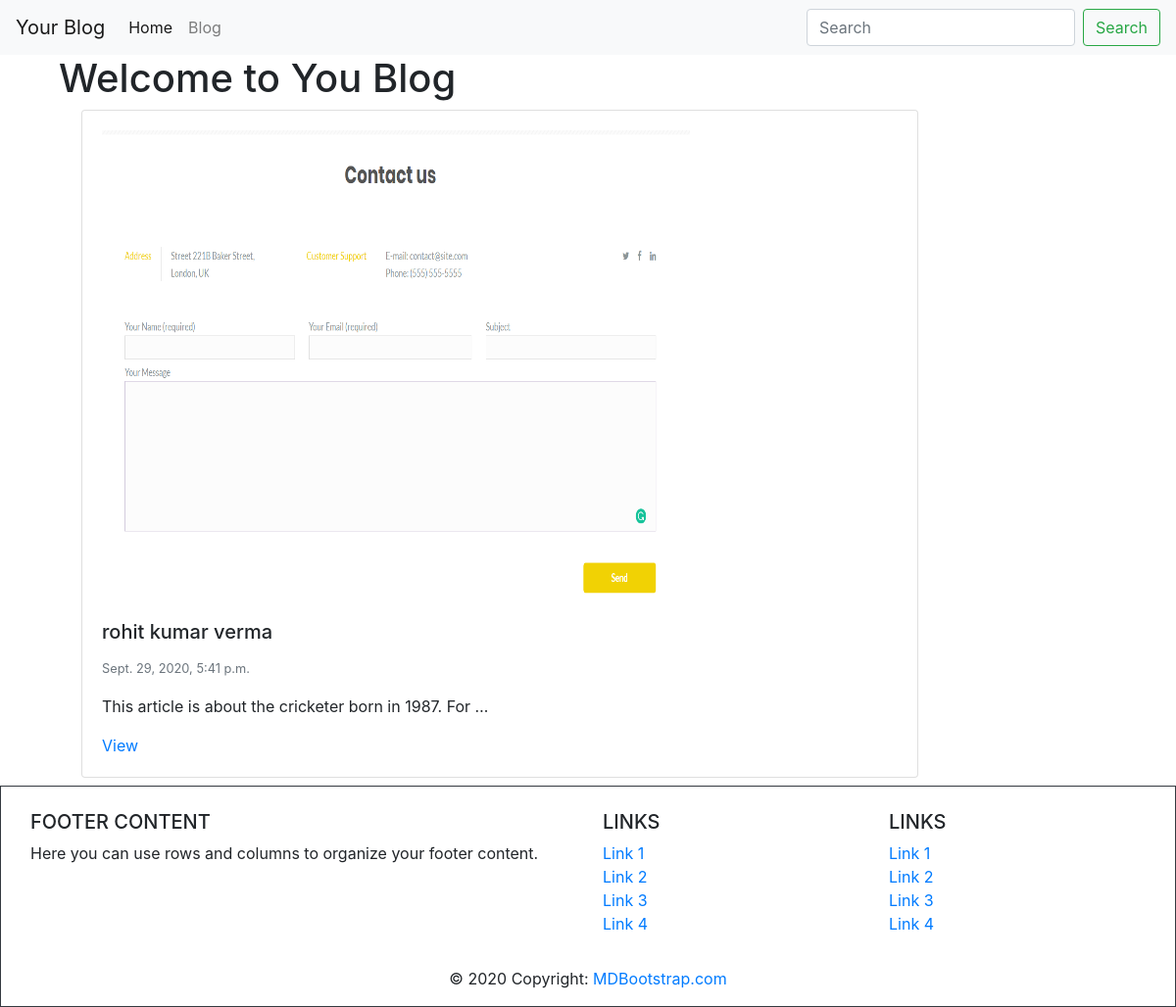
The page / on the database its author committed.
### blog/models.py (models this page shows, shortened)
class BlogPost(models.Model): # blogpost_set -> queryset  i.e. it will give object to perform query like fetching data, updating data etc for current user
  user = models.ForeignKey(User, default=1, null= True, on_delete=models.SET_NULL) # i.e. when user is deleted then this class will exist
  image = models.ImageField(upload_to= settings.MEDIA_ROOT, blank=True, null=True)
  title = models.TextField()
  content = models.TextField(blank=True, null=True)
  slug = models.SlugField(unique=True) # hello rohit -> hello-rohit
  publish_date = models.DateTimeField(auto_now=False, auto_now_add=False, null = True, blank = True)
  timestamp = models.DateTimeField(auto_now_add=True)
  updated = models.DateTimeField(auto_now=False)
  objects = BlogPostManager()
  class Meta:
    ordering = ['-publish_date', '-updated', '-timestamp']
  def get_absolute_url(self):
    return f"/blog/{ self.slug }"

### blog/views.py (the view)
# urls.py: path('', homePageView, name='home'),
def homePageView(request):
  title = 'Hello there ...'
  blogs = BlogPost.objects.all()[:3] # added limit to to blog
  context = {'blogs' : blogs, 'title': 'Welcome to You Blog'}
  template = 'home.html'
  return render(request, template, context)

### blog/models.py (called while the page is built)
  def get_queryset(self):
    return BlogPostQuerySet(self.model, using=self._db)

### templates/home.html (shortened to what this page needs)
{% extends 'base.html' %}
{% block content %}
<div class='container'>
  <div class='row mx-auto justify-content-center'>
    <div class='col'>
      <h1>{{ title }}</h1>
      {% for blog in blogs  %}
          {% include 'blogs/set-inline.html' with blog_post=blog truncate=True detail=True %}
      {% endfor %}
    </div>
  </div>
</div>
{% endblock content %}

### templates/base.html (shortened to what this page needs)
<!doctype html>
<html lang="en">
  {% include './parts/header.html' %}
  <body style='margin: 0; width:100%; height:100%; padding: 0; background-size: 100%; min-height: 100%;'>
    {% include './parts/navbar.html' %}
    {% block content %}
    {% endblock content %}
    {% include './parts/footer.html' %}
  </body>
</html>

### templates/parts/header.html (shortened to what this page needs)
<head>
  <link rel="stylesheet" href="https://stackpath.bootstrapcdn.com/bootstrap/4.5.2/css/bootstrap.min.css">
</head>

### templates/parts/navbar.html (shortened to what this page needs)
<nav class="navbar navbar-expand-lg navbar-light bg-light">
  <a class="navbar-brand" href="/">Your Blog</a>
  <div class="collapse navbar-collapse" id="navbarSupportedContent">
    <ul class="navbar-nav mr-auto">
      <li class="nav-item active">
        <a class="nav-link" href="/">Home <span class="sr-only">(current)</span></a>
      </li>
      <li class="nav-item">
        <a class="nav-link" href="/blog">Blog</a>
      </li>
    </ul>
    <form class="form-inline my-2 my-lg-0" method="GET" action="./search">
      <input class="form-control mr-sm-2" type="search" name="query" placeholder="Search" aria-label="Search">
      <button class="btn btn-outline-success my-2 my-sm-0" type="submit">Search</button>
    </form>
  </div>
</nav>

### templates/blogs/set-inline.html (shortened to what this page needs)
<div class="col-12 col-md-10">
  <div class="card m-2 {% if not blog.publish_date %} border border-success text-dark {% endif %}">
    <div class="card-body">
    {% if blog.image %}
      <img src="{{ blog.image.url }}" class="card-imag-top" height="500" width="600" />
    {% endif %}
      <h5 class="card-title">{{ blog.title }}</h5>
      <small class="text-muted">{{ blog.publish_date }}</small>
      {% if truncate %}
      <p class="card-text">{{ blog.content | linebreaks | truncatewords:10 }}</p>
      {% else %}
      <p class="card-text">{{ blog.content | linebreaks }}</p>
      {% endif %}
      {% if detail %}
      <a href="{{ blog.get_absolute_url }}">View</a>
      {% endif %}
    </div>
  </div>
</div>

### templates/parts/footer.html (shortened to what this page needs)
<div class="container-fluid border border-top border-dark">
<footer class="page-footer font-small blue pt-4">
  <div class="container-fluid text-center text-md-left">
    <div class="row">
      <div class="col-md-6 mt-md-0 mt-3">
        <h5 class="text-uppercase">Footer Content</h5>
        <p>Here you can use rows and columns to organize your footer content.</p>
      </div>
      <div class="col-md-3 mb-md-0 mb-3">
        <h5 class="text-uppercase">Links</h5>
        <ul class="list-unstyled">
          <li>
            <a href="#!">Link 1</a>
          </li>
          <li>
            <a href="#!">Link 2</a>
          </li>
          <li>
            <a href="#!">Link 3</a>
          </li>
          <li>
            <a href="#!">Link 4</a>
          </li>
        </ul>
      </div>
      <div class="col-md-3 mb-md-0 mb-3">
        <h5 class="text-uppercase">Links</h5>
        <ul class="list-unstyled">
          <li>
            <a href="#!">Link 1</a>
          </li>
          <li>
            <a href="#!">Link 2</a>
          </li>
          <li>
            <a href="#!">Link 3</a>
          </li>
          <li>
            <a href="#!">Link 4</a>
          </li>
        </ul>
      </div>
    </div>
  </div>
  <div class="footer-copyright text-center py-3">© 2020 Copyright:
    <a href="#"> MDBootstrap.com</a>
  </div>
</footer>
</div>

### rows shown on the page
BlogPost: image (picture), title "rohit kumar verma", publish_date "Sept. 29, 2020, 5:41 p.m.", content "This article is about the cricketer born in 1987. For …"

### other values the page prints
{{ title }} "Welcome to You Blog"
